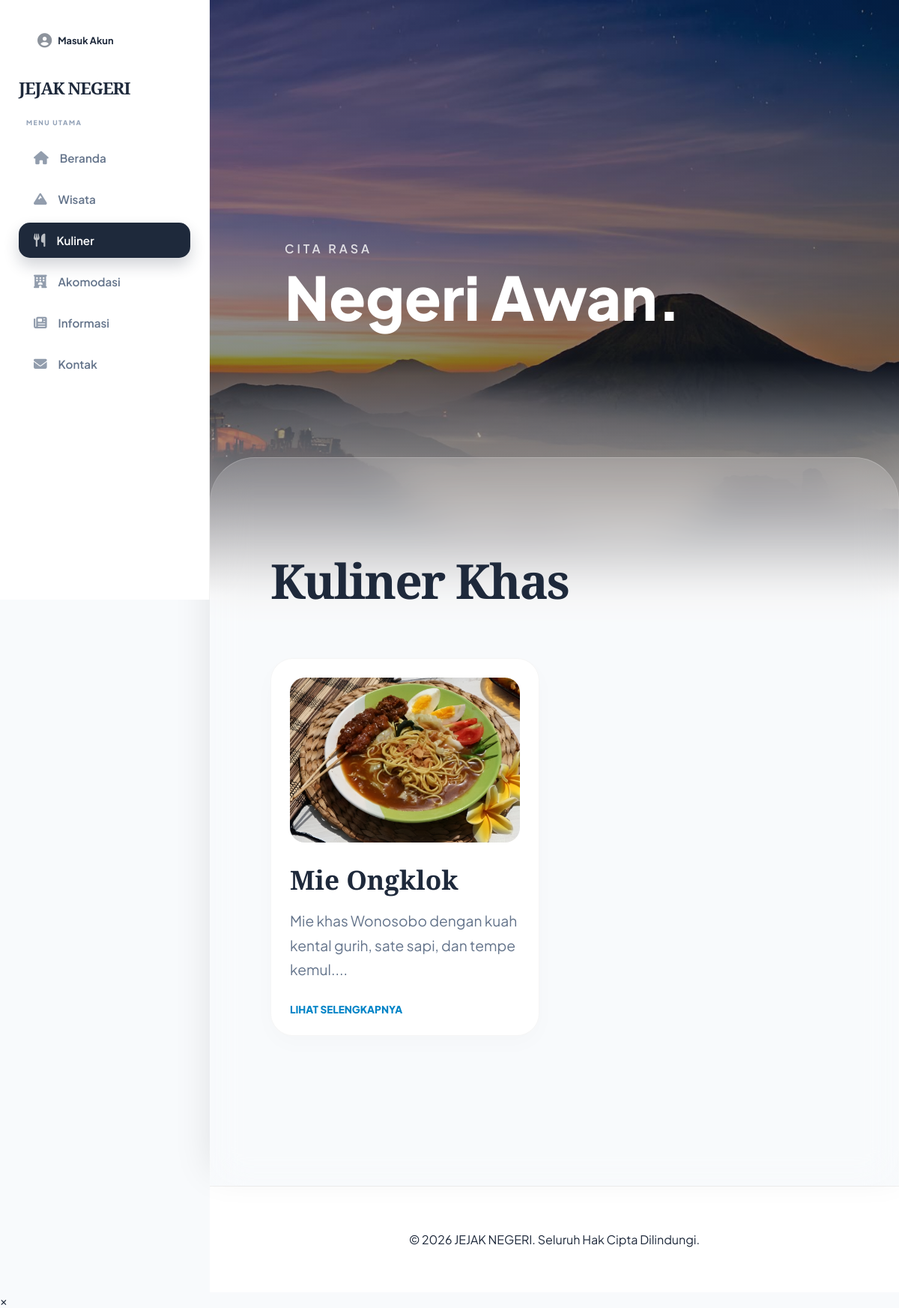
Page /kuliner.php on the committed database.
### tables this page shows
CREATE TABLE `items` (
  `id` int NOT NULL,
  `category` enum('wisata','kuliner','penginapan') NOT NULL,
  `name` varchar(255) NOT NULL,
  `description` text,
  `price` varchar(100) DEFAULT NULL,
  `hours` varchar(100) DEFAULT NULL,
  `location` varchar(255) DEFAULT NULL,
  `sosmed` varchar(100) DEFAULT NULL,
  `maps_url` text,
  `image_url` text,
  `whatsapp` varchar(20) DEFAULT NULL,
  `menu` text,
  `room_types` text,
  `facilities` text,
  `status` varchar(50) DEFAULT 'Buka',
  `announcement` text,
  `owner_id` int DEFAULT NULL,
  `created_at` timestamp NOT NULL DEFAULT CURRENT_TIMESTAMP
);

### kuliner.php (the view, shortened to what this page needs)
<!DOCTYPE html>
<html lang="id">
<head>
    <link rel="stylesheet" href="style.css?v=2.0">
</head>
<body>
    <div class="site-bg"></div>
    <?php include 'sidebar.php'; ?>
    <main class="content-area-with-sidebar">
        <header class="hero-header">
            <div class="hero-text">
                <p style="text-transform: uppercase; letter-spacing: 4px; font-weight: 600; margin-bottom: 10px; opacity: 0.8;">Cita Rasa</p>
                <h1>Negeri Awan.</h1>
            </div>
        </header>
        <section class="white-content-section">
            <h2>Kuliner Khas</h2>
            <div class="grid-container">
                <?php
                include 'db_config.php';
                $sql = "SELECT * FROM items WHERE category='kuliner'";
                $res = mysqli_query($conn, $sql);
                if (mysqli_num_rows($res) > 0):
                    while($row = mysqli_fetch_assoc($res)):
                ?>
                <div class="card-item"
                     data-id="<?= $row['id'] ?>"
                     data-desc="<?= htmlspecialchars($row['description']) ?>"
                     data-price="<?= htmlspecialchars($row['price']) ?>"
                     data-hours="<?= htmlspecialchars($row['hours']) ?>"
                     data-location="<?= htmlspecialchars($row['location']) ?>"
                     data-sosmed="<?= htmlspecialchars($row['sosmed']) ?>"
                     data-maps="<?= htmlspecialchars($row['maps_url']) ?>"
                     data-wa="<?= htmlspecialchars($row['whatsapp'] ?? '') ?>">
                    <img src="<?= $row['image_url'] ?>" alt="<?= $row['name'] ?>">
                    <div class="card-content">
                        <h3><?= $row['name'] ?></h3>
                        <p><?= substr($row['description'], 0, 100) ?>...</p>
                        <a href="detail.php?id=<?= $row['id'] ?>" class="button-link">Lihat Selengkapnya</a>
                    </div>
                </div>
                <?php
                    endwhile;
                else:
                ?>
                <p>Data belum tersedia.</p>
                <?php endif; ?>
            </div>
        </section>
        <footer style="padding: 60px; background: white; text-align: center; border-top: 1px solid #f0f0f0;">
            <p>&copy; 2026 JEJAK NEGERI. Seluruh Hak Cipta Dilindungi.</p>
        </footer>
    </main>
    <div id="detail-modal" class="modal">
        <div class="modal-content">
            <span class="modal-close">&times;</span>
        </div>
    </div>
</body>
</html>

### style.css (style rules this page uses)
:root { --primary: #1e293b; --accent: #0284c7; --nature: #059669; --bg-light: #f8fafc; --card-bg: #ffffff; --sidebar-width: 280px; --radius-lg: 30px; --radius-md: 20px; --shadow-soft: 0 10px 40px rgba(0,0,0,0.04); --transition: all 0.5s cubic-bezier(0.16, 1, 0.3, 1); }
* { margin: 0; padding: 0; box-sizing: border-box; -webkit-font-smoothing: antialiased; }
body { font-family: 'Plus Jakarta Sans', sans-serif; background-color: var(--bg-light); color: var(--primary); min-height: 100vh; overflow-x: hidden; }
.site-bg { position: absolute; top: 0; left: 0; width: 100%; height: 100vh; background: url('img/Dieng.jpg') no-repeat center center/cover; z-index: -1; }
.site-bg::after { content: ''; position: absolute; inset: 0; background: linear-gradient(to bottom, rgba(15, 23, 42, 0.2) 0%, rgba(15, 23, 42, 0.5) 60%, #ffffff 100%); }
.content-area-with-sidebar { margin-left: var(--sidebar-width); width: calc(100% - var(--sidebar-width)); min-height: 100vh; position: relative; }
.hero-header { height: 95vh; display: flex; align-items: center; padding: 0 100px; color: white; }
.hero-header h1 { font-size: 5rem; line-height: 1.1; font-weight: 800; }
.white-content-section { background: rgba(255, 255, 255, 0.1); backdrop-filter: blur(25px); width: 100%; padding: 120px 80px; position: relative; z-index: 10; border-radius: 60px 60px 0 0; margin-top: -150px; border-top: 1px solid rgba(255, 255, 255, 0.2); border-left: 1px solid rgba(255, 255, 255, 0.1); border-right: 1px solid rgba(255, 255, 255, 0.1); box-shadow: 0 -20px 50px rgba(0,0,0,0.1); }
.white-content-section h2 { font-family: 'Playfair Display', serif; font-size: 4rem; font-weight: 800; color: var(--primary); margin-bottom: 60px; letter-spacing: -2px; }
.grid-container { display: grid; grid-template-columns: repeat(3, 1fr); gap: 40px; margin-bottom: 80px; }
@media (max-width: 1200px) { .grid-container { grid-template-columns: repeat(2, 1fr); } }
.card-item { background: var(--card-bg); border-radius: var(--radius-lg); padding: 25px; border: 1px solid rgba(0,0,0,0.04); box-shadow: 0 10px 30px rgba(0,0,0,0.02); transition: var(--transition); display: flex; flex-direction: column; height: 100%; }
.card-item img { width: 100%; height: 220px; object-fit: cover; border-radius: var(--radius-md); margin-bottom: 25px; }
.card-item h3 { font-family: 'Playfair Display', serif; font-size: 2.2rem; font-weight: 800; color: var(--primary); margin-bottom: 15px; }
.card-item p { font-size: 1.2rem; color: #64748b; line-height: 1.7; margin-bottom: 25px; }
.button-link { text-decoration: none; font-weight: 800; font-size: 0.85rem; color: var(--accent); text-transform: uppercase; display: inline-flex; align-items: center; gap: 10px; margin-top: auto; transition: 0.3s; }

### rows in the picture
items: image_url (picture), name "Mie Ongklok", description "Mie khas Wonosobo dengan kuah kental gurih, sate sapi, dan tempe kemul."
